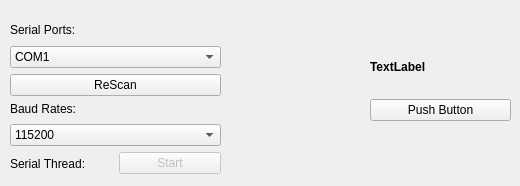
        <widget class="QWidget" name="tabSerial">
         <attribute name="title">
          <string>Serial Setting</string>
         </attribute>
         <widget class="QWidget" name="layoutWidget">
          <property name="geometry">
           <rect>
            <x>10</x>
            <y>20</y>
            <width>211</width>
            <height>76</height>
           </rect>
          </property>
          <layout class="QVBoxLayout" name="verticalLayout_3">
           <item>
            <widget class="QLabel" name="label_3">
             <property name="text">
              <string>Serial Ports:</string>
             </property>
            </widget>
           </item>
           <item>
            <widget class="QComboBox" name="cbPorts">
             <property name="currentText" stdset="0">
              <string>COM1</string>
             </property>
             <property name="maxVisibleItems">
              <number>10</number>
             </property>
             <item>
              <property name="text">
               <string>COM1</string>
              </property>
             </item>
            </widget>
           </item>
           <item>
            <widget class="QPushButton" name="btnRescan">
             <property name="text">
              <string>ReScan</string>
             </property>
            </widget>
           </item>
          </layout>
         </widget>
         <widget class="QWidget" name="layoutWidget">
          <property name="geometry">
           <rect>
            <x>10</x>
            <y>100</y>
            <width>211</width>
            <height>46</height>
           </rect>
          </property>
          <layout class="QVBoxLayout" name="verticalLayout_4">
           <item>
            <widget class="QLabel" name="label_4">
             <property name="text">
              <string>Baud Rates:</string>
             </property>
            </widget>
           </item>
           <item>
            <widget class="QComboBox" name="cbBaudrate">
             <property name="currentText" stdset="0">
              <string>115200</string>
             </property>
             <property name="currentIndex">
              <number>7</number>
             </property>
             <item>
              <property name="text">
               <string>1200</string>
              </property>
             </item>
             <item>
              <property name="text">
               <string>2400</string>
              </property>
             </item>
             <item>
              <property name="text">
               <string>4800</string>
              </property>
             </item>
             <item>
              <property name="text">
               <string>9600</string>
              </property>
             </item>
             <item>
              <property name="text">
               <string>19200</string>
              </property>
             </item>
             <item>
              <property name="text">
               <string>38400</string>
              </property>
             </item>
             <item>
              <property name="text">
               <string>57600</string>
              </property>
             </item>
             <item>
              <property name="text">
               <string>115200</string>
              </property>
             </item>
             <item>
              <property name="text">
               <string>230400</string>
              </property>
             </item>
            </widget>
           </item>
          </layout>
         </widget>
         <widget class="QWidget" name="layoutWidget">
          <property name="geometry">
           <rect>
            <x>10</x>
            <y>150</y>
            <width>211</width>
            <height>27</height>
           </rect>
          </property>
          <layout class="QHBoxLayout" name="horizontalLayout_3">
           <item>
            <widget class="QLabel" name="label_5">
             <property name="text">
              <string>Serial Thread:</string>
             </property>
            </widget>
           </item>
           <item>
            <widget class="QPushButton" name="btnSerialStart">
             <property name="enabled">
              <bool>false</bool>
             </property>
             <property name="text">
              <string>Start</string>
             </property>
            </widget>
           </item>
          </layout>
         </widget>
         <widget class="QWidget" name="">
          <property name="geometry">
           <rect>
            <x>370</x>
            <y>40</y>
            <width>141</width>
            <height>81</height>
           </rect>
          </property>
          <layout class="QVBoxLayout" name="verticalLayout_9">
           <item>
            <widget class="QLabel" name="labelOkay">
             <property name="font">
              <font>
               <weight>75</weight>
               <bold>true</bold>
              </font>
             </property>
             <property name="text">
              <string>TextLabel</string>
             </property>
            </widget>
           </item>
           <item>
            <widget class="QPushButton" name="pbOkay">
             <property name="text">
              <string>Push Button</string>
             </property>
            </widget>
           </item>
          </layout>
         </widget>
        </widget>
